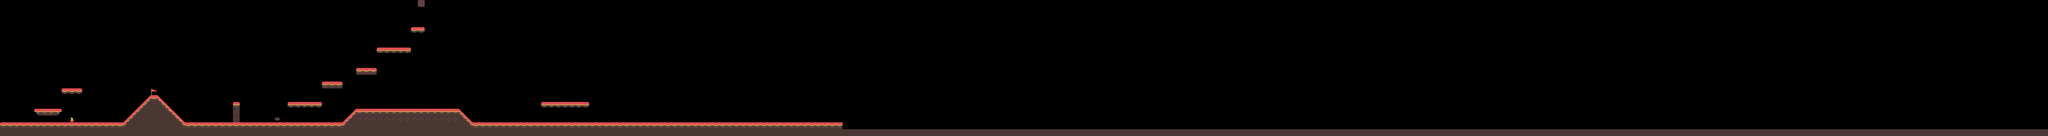

Rendered tile map (Tiled .tmx) drawn with the repository's tilesets; below, a short description and the map source with its tile grids summarised:
An orthogonal 299x20 tile map with 64x64 px tiles, 1 tile layer (Tile Layer 1).

<map version="1.10" tiledversion="1.11.2" orientation="orthogonal" renderorder="right-down" width="299" height="20" tilewidth="64" tileheight="64" infinite="0" nextlayerid="2" nextobjectid="1">
 <editorsettings>
  <export target="../assets/maps/level2.csv" format="csv" />
 </editorsettings>
 <tileset firstgid="1" source="tileset.tsx" />
 <layer id="1" name="Tile Layer 1" width="299" height="20">
  <data>[5980 cells, 521 non-empty, 19 distinct tile ids]</data>
 </layer>
</map>
